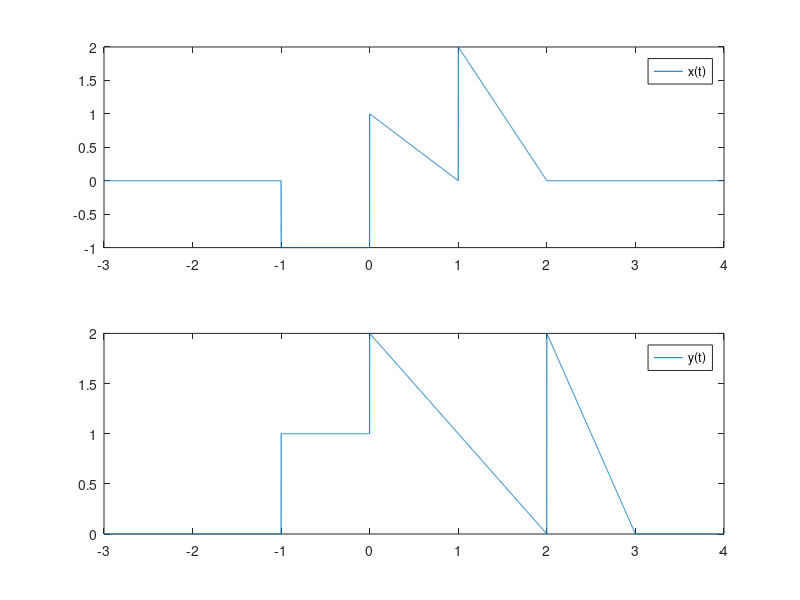

The MATLAB source for this figure:
x = @(t)(-1*((t>=-1)&(t<0)) + (1-t).*((t>=0)&(t<1)) + (4-2*t).*((t>=1)&(t<2)));
t = -3:0.001:4;
y = abs((x(t)-x(t-1)));
subplot(211),plot(t,x(t)),legend('x(t)');
subplot(212),plot(t,y),legend('y(t)');